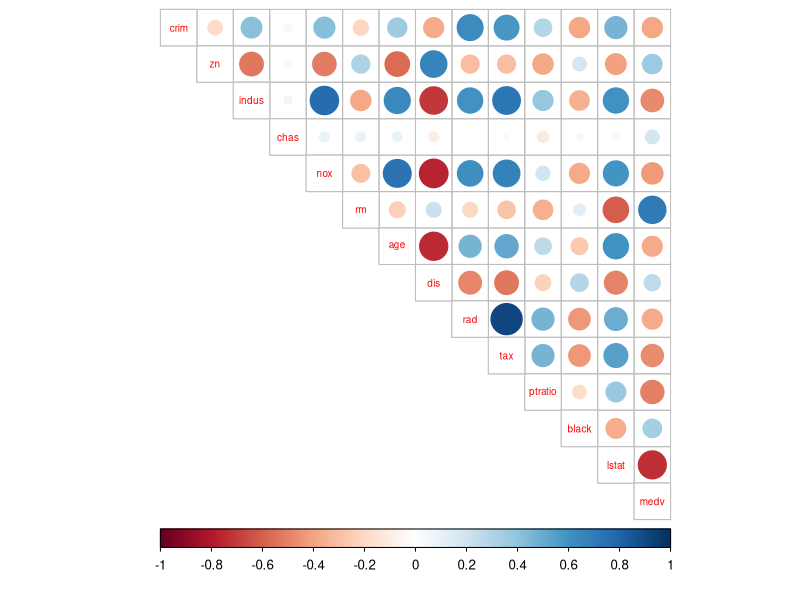
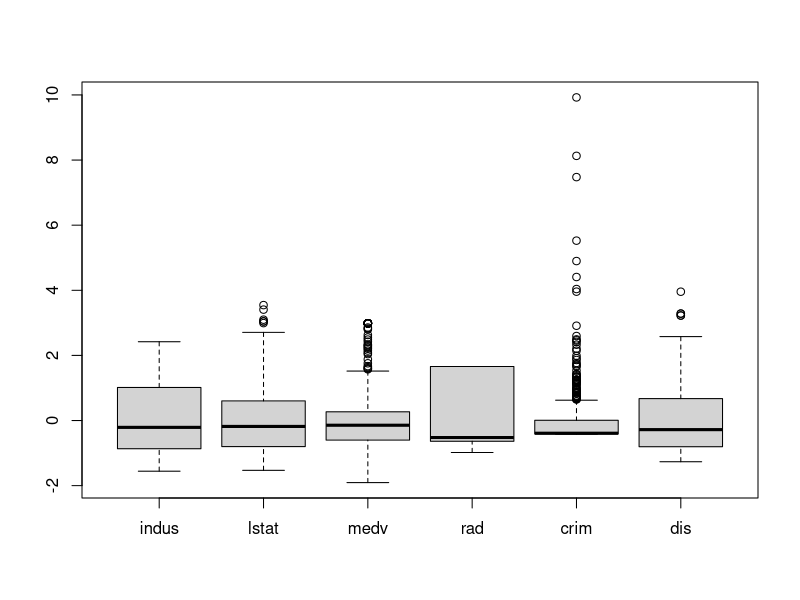
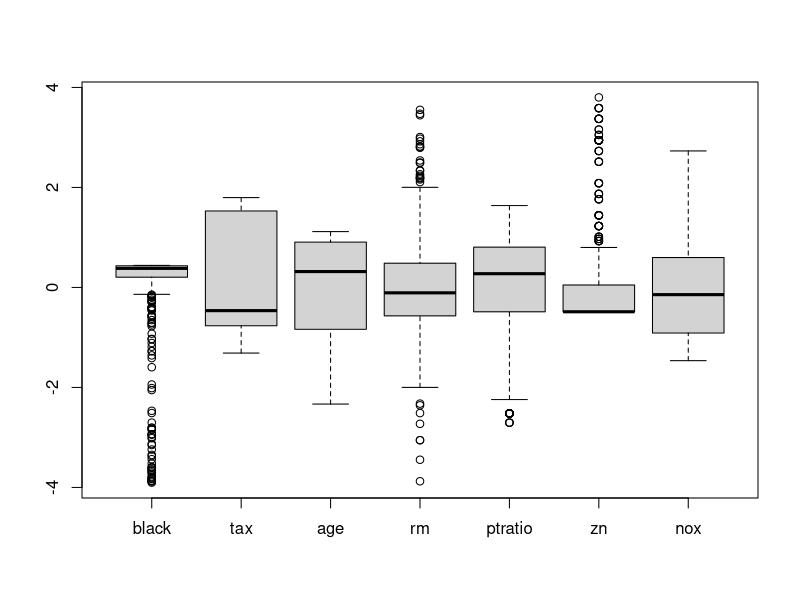
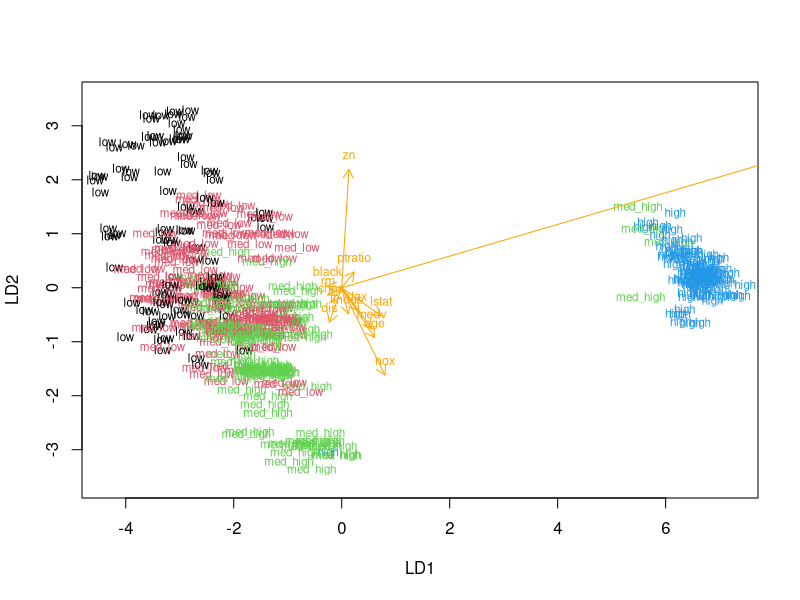

The R script that drew these images, in order:
## ---- chunk 1
knitr::opts_chunk$set(echo = TRUE)
## ---- chunk 2
library(MASS)
library(dplyr)
library(ggplot2)
library(corrplot)
data("Boston")
## ---- chunk 3
summary(Boston)
## ---- chunk 4
cor_matrix<-cor(Boston) %>% round(digits = 2)
corrplot(cor_matrix, method="circle", type = "upper", cl.pos = "b", tl.pos = "d", tl.cex = 0.6)

## ---- chunk 5
boston_scaled <- scale(Boston)
boston_scaled <- as.data.frame(boston_scaled)
bosvar1 <- c("indus", "lstat", "medv", "rad","crim", "dis")
bosvar2 <- c("black", "tax", "age", "rm","ptratio", "zn", "nox")
boston_m1 <- select(boston_scaled, one_of(bosvar1))
boxplot(boston_m1)
boston_m2 <- select(boston_scaled, one_of(bosvar2))
boxplot(boston_m2)
## ---- chunk 6
summary(boston_scaled)
## ---- chunk 7
#Evolving the crim variable into a categorical variable by quantiles
scaled_crim <- boston_scaled$crim
bins <- quantile(scaled_crim)
crime_cat <- cut(scaled_crim, breaks = bins, include.lowest = TRUE, label = c("low", "med_low", "med_high", "high"))
boston_scaled$crim <- crime_cat
#Producing a train set and a test set
n <- nrow(Boston)
ind <- sample(n,  size = n * 0.8)
train <- boston_scaled[ind,]
test <- boston_scaled[-ind,]
#Saving the crim variable from test and then removing it from it.
correct_classes <- test$crim
test <- dplyr::select(test, -crim)
## ---- chunk 8
#Fitting the linear discriminant analysis
lda.fit <- lda(crim ~ ., data = train)
#A function for arrows for the biplot
lda.arrows <- function(x, myscale = 1, arrow_heads = 0.1, color = "orange", tex = 0.75, choices = c(1,2)){
  heads <- coef(x)
  arrows(x0 = 0, y0 = 0, 
         x1 = myscale * heads[,choices[1]], 
         y1 = myscale * heads[,choices[2]], col=color, length = arrow_heads)
  text(myscale * heads[,choices], labels = row.names(heads), 
       cex = tex, col=color, pos=3)
}
#A numeric vector to paint the picture by
classes <- as.numeric(train$crim)
#The biplot with arrows included
plot(lda.fit, dimen = 2, col = classes, pch=classes)
lda.arrows(lda.fit, myscale = 2.75)
## ---- chunk 9
#Prediction and a table of results
lda.pred <- predict(lda.fit, newdata = test)
table(correct = correct_classes, predicted = lda.pred$class)
